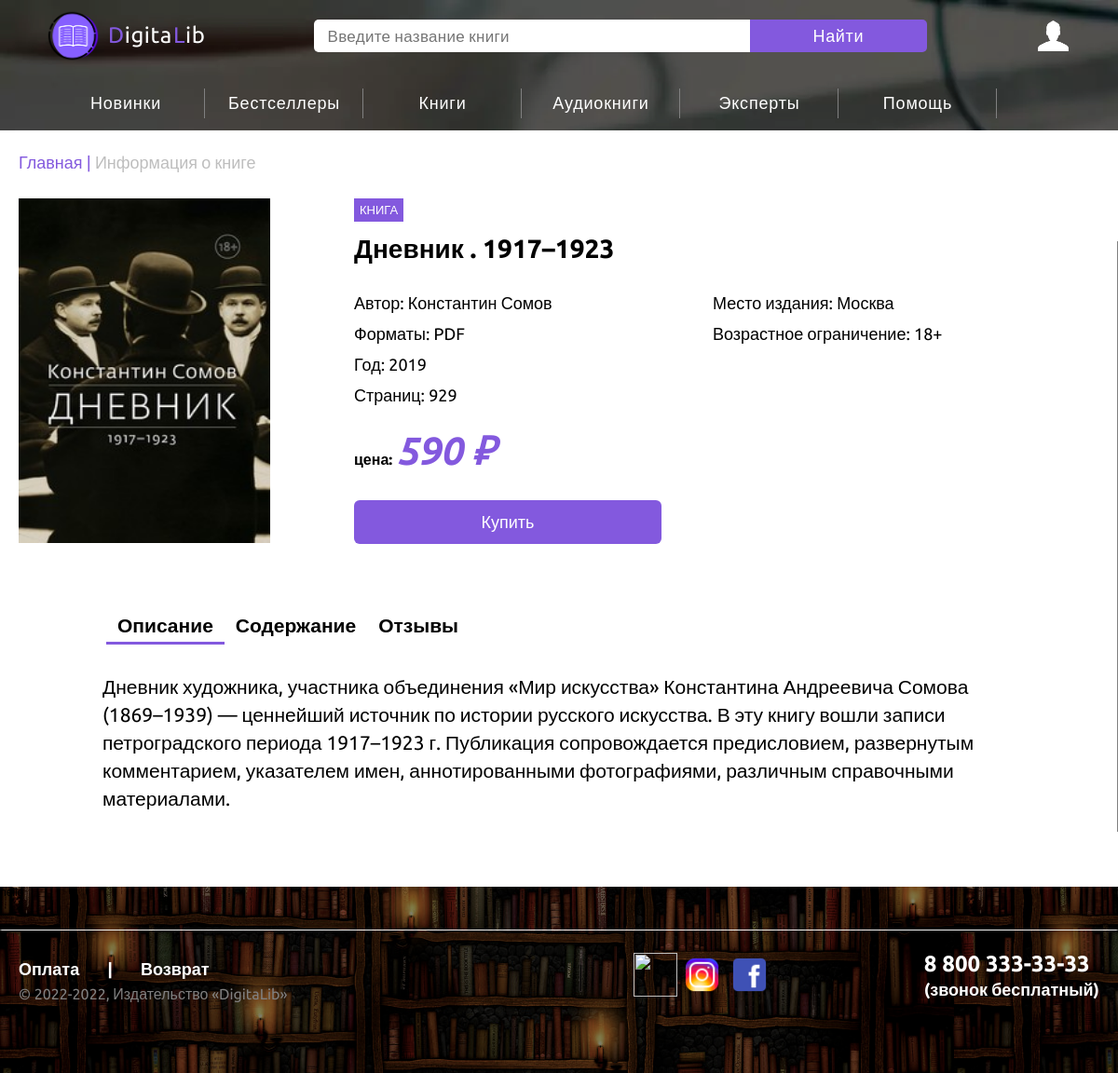
Page /book/16 (signed in) on the committed database.
### books/models.py (models this page shows, shortened)
class Book(models.Model):
    image = models.ImageField(upload_to = 'book_images/', blank = True)
    name = models.CharField(max_length=150)
    author = models.CharField(max_length=200)
    price = models.CharField(max_length=15)
    year = models.CharField(max_length=4, validators=[RegexValidator(r'^\d{1,10}$')])
    format = models.CharField(max_length=50, default='')
    pages = models.CharField(max_length=15, default='')
    place = models.CharField(max_length=30, default='')
    age = models.CharField(max_length=4, default="0")
    description = models.TextField(max_length=2500)
    content = models.TextField(max_length=2000, default='')
    CATEGORY_CHOICES = (
            ('NEW', 'New'),
            ('BESTSELLER', 'Bestseller'),
            ('HISTORY', 'History'),
            ('SCIENCE', 'Science'),
            ('AUDIO', 'Audio')
            )
    category = models.CharField(max_length=100, choices=CATEGORY_CHOICES, default='NEW')

### books/views.py (the view)
# urls.py: path('book/<int:arg>', views.show_book, name='show_book'),
def show_book(request, arg):
    book = Book.objects.get(id=arg)
    comments = book.comments.all()
    content = {'book': book, 'comments': comments}
    template = loader.get_template('books/book_page.html')
    return HttpResponse(template.render(content, request))

### books/templates/books/book_page.html (shortened to what this page needs)
{% load static %}
<!DOCTYPE html>
<html lang="en">
<head>
    <link rel="stylesheet" type = 'text/css' href="{% static 'books/general_style.css' %}">
    <link rel="stylesheet" type = 'text/css' href="{% static 'books/book_style.css' %}">
</head>
<body>
    <div class="wrapper">
        <div class="content">
            <div class="top">
                <div class="top-layer">
                    <div class="container">
                        <div class="head">
                            <div class="top__row">
                                <div class="top__logo">
                                    <a href="{% url 'main_window' %}" class="top__link"><img src = "{% static '../static/books/images/logo.png' %}"/ class="top__logo-style"><span class="top__link-text"><span class="top__letter_1">D</span>igita<span class="top__letter_2">L</span>ib</span></a>
                                </div>
                                <div class="top__search">
                                    <form action="{% url "show_searched" %}" method="post">
                                        <input type="text" class="top__input showed" name="top_input" id="top_input" placeholder="Введите название книги">
                                        <button type="submit" class="top__button">Найти</button>
                                    </form>
                                </div>
                                <div class="top__register">
                                    <div class="top__drop-login">
                                        <button class="top__regbutton"><img src="{% static '../static/books/images/im.png' %}"/ class="top__logo-login" alt=""></button>
                                    </div>
                                </div>
                            </div>
                            <div class="top__menu">
                                <ul class="top__menu">
                                    <form action = {% url 'show_news' %} method='get'>
                                        <button type = 'submit' class="top__button-link" value="Новинки">Новинки</button>
                                    </form>
                                    <form action = {% url 'show_bestsellers' %} method='get'>
                                        <button type = 'submit' class="top__button-link" value="Новинки">Бестселлеры</button>
                                    </form>
                                    <form action = {% url 'show_all' %} method='get'>
                                        <button type = 'submit' class="top__button-link" value="Новинки">Книги</button>
                                    </form>
                                    <form action = {% url 'show_audio' %} method='get'>
                                        <button type = 'submit' class="top__button-link" value="Новинки">Аудиокниги</button>
                                    </form>
                                    <form action = {% url 'show_experts' %} method='get'>
                                        <button type = 'submit' class="top__button-link" value="Новинки">Эксперты</button>
                                    </form>
                                    <div class="top__drop-content">
                                        <button class="top__button-link top__button-link_help">Помощь</button>
                                    </div>
                                </ul>
                            </div>
                        </div>
                    </div>
                </div>
            </div>
            <div class="main">
                <div class="container">
                    <div class="main__link">
                        <a href="{% url "main_window" %}" class="main__link-style">Главная</a> | <span class="main__empty-link">Информация о книге</span>
                    </div>
                    <div class="main__box">
                        <div class="main__image">
                            <img src="{{ book.image.url }}" alt="" class="main__image-style">
                        </div>
                        <div class="main__information">
                            <div class="main__tag">Книга</div>
                            <div class="main__title">{{book.name}}</div>
                            <div class="main__block">
                                <div class="main__column_1">
                                    <div class="main__author">Автор: {{book.author}}</div>
                                    <div class="main__format">Форматы: {{book.format}}</div>
                                    <div class="main__year">Год: {{book.year}}</div>
                                    <div class="main__pages">Страниц: {{book.pages}}</div>
                                </div>
                                <div class="main__column_2">
                                    <div class="main__place">Место издания:  {{book.place}}</div>
                                    <div class="main__age">Возрастное ограничение: {{book.age}}</div>
                                </div>
                            </div>
                            <div class="main__price">
                                цена: <span class="main__price-style">{{book.price}}</span>
                            </div>
                            <input type = 'submit' class="main__buy" value="Купить">
                        </div>
                    </div>
                    <div class="main__links">
                        <ul class="main__list">
                            <li>
                                <input type="button" value="Описание" onmousedown="viewDiv1()" class="main__radio main__radio_1" id="main__id_1">
                            </li>
                            <li>
                                <input type="button" value="Содержание" onmousedown="viewDiv2()" class="main__radio main__radio_2" id="main__id_2">
                            </li>
                            <li>
                                <input type="button" value="Отзывы" onmousedown="viewDiv3()" class="main__radio main__radio_3" id="main__id_3">
                             </li>
                        </ul>
                    </div>
                    <div class="main__links">
                        <div id="div1">{{book.description}}</div>
                    </div>
                </div>
            </div>
        </div>
        <footer class="footer">
            <div class="layer layer_3">
                <div class="container">
                    hello
                    <img src={% static '../static/books/images/line.png' %} alt="" class="footer__divider">
                    <div class="footer__box">
                        <div class="footer__block">
                            <ul class="footer__links">
                                <li><a href="{% url "show_payment" %}" class="footer__payment">Оплата</a></li>|
                                <li><a href="{% url "show_return" %}" class="footer__payment footer__payment_2">Возврат</a></li>
                            </ul>
                            <div class="footer__copyright">
                                © 2022-2022, Издательство «DigitaLib»
                            </div>
                        </div>
                        <div class="footer__block">
                            <div class="footer__right-block">
                                <div class="footer__networks">
                                    <a href="https://vk.com/"><img src="{% static '../static/books/images/vk_icon.png' %}" alt="" class="footer__vk"></a>
                                    <a href="https://www.instagram.com/"><img src="{% static '../static/books/images/insta_icon.png' %}" alt="" class="footer__vk"></a>
                                    <a href="https://ru-ru.facebook.com/"><img src="{% static '../static/books/images/facebook_icon.png' %}" alt="" class="footer__vk"></a>
                                </div>
                                <div class="footer__phone">
                                    <a href="" class="footer__phone-link">8 800 333-33-33</a>
                                    <p class="footer__freecall">(звонок бесплатный)</p>
                                </div>
                            </div>
                        </div>
                    </div>
                </div>
            </div>
        </footer>
    </div>
</body>
</html>

### books/static/books/book_style.css (style rules this page uses)
* { padding: 0; margin: 0; border: 0; }
*, *:before, *:after { -moz-box-sizing: border-box; -webkit-box-sizing: border-box; box-sizing: border-box; }
nav, footer, header, aside { display: block; }
input, button, textarea { font-family: inherit; }
button { cursor: pointer; }
img { vertical-align: top; }
button, input { border: 0px; }
html, body { font-family: Arial; height: 100%; width: 100%; font-size: 12px; line-height: 1; -ms-text-size-adjust: 100%; -moz-text-size-adjust: 100%; -webkit-text-size-adjust: 100%; }
.main__link { font-family: 'Ubuntu', sans-serif; padding: 25px 0 0 0; font-size: 18px; color: #8359de; }
.main__link-style { color: #8359de; text-decoration-line: none; }
.main__empty-link { color: rgb(190, 190, 190); }
.main__image-style { width: 270px; height: 370px; }
.main__box { display: flex; padding: 30px 0 0 0; }
.main__information { padding: 0 0 0 90px; }
.main__block { display: flex; }
.main__tag { font-family: 'Ubuntu', sans-serif; display: inline-block; padding: 6px; color: white; font-size: 13px; background-color: #8359de; text-transform: uppercase; }
.main__title { padding: 15px 0 35px 0; font-family: 'Ubuntu', sans-serif; font-size: 28px; font-weight: bold; }
.main__author { font-family: 'Ubuntu', sans-serif; font-size: 18px; padding: 0 0 0 0; }
.main__format, .main__year, .main__pages, .main__age { padding: 15px 0 0 0; font-family: 'Ubuntu', sans-serif; font-size: 18px; }
.main__column_1 { width: 285px; }
.main__column_2 { padding: 0 0 0 100px; }
.main__place { font-family: 'Ubuntu', sans-serif; font-size: 18px; }
.main__price { padding: 30px 0 0 0; font-family: 'Ubuntu', sans-serif; font-size: 16px; font-weight: bold; }
.main__price-style { font-family: 'Ubuntu', sans-serif; font-size: 42px; font-style: italic; color: #8359de; }
.main__buy { margin: 32px 0 0 0; font-family: 'Ubuntu', sans-serif; font-size: 18px; background-color: #8359de; color: #fff; width: 330px; height: 47px; border-radius: 6px; cursor: pointer; transition: 0.1s ease; }
.main__list { position: relative; padding: 70px 0 0 94px; list-style-type: none; display: flex; z-index: 1; }
.main__list li { text-decoration-line: none; }
#div1 { display: block; font-family: 'Ubuntu', sans-serif; font-size: 21px; line-height: 30px; padding: 30px 90px 0 90px; }
.main__radio { font-family: 'Ubuntu', sans-serif; font-size: 21px; font-weight: bold; color: black; background-color: #fff; padding: 5px 12px; }
#main__id_1 { border-bottom: 3px solid #8359de; }

### rows in the picture
Book: image (picture), name "Дневник . 1917–1923", author "Константин Сомов", format "PDF", year "2019", pages "929", place "Москва", age "18+", price "590 ₽", description "Дневник художника, участника объединения «Мир искусства» Константина Андреевича Сомова (1869–1939) — ценнейший источник по истории русского искусства. В эту книгу вошли записи петроградского периода 1917–1923 г. Публикация сопровождается предисловием, развернутым комментарием, указателем имен, аннотированными фотографиями, различным справочными материалами."
